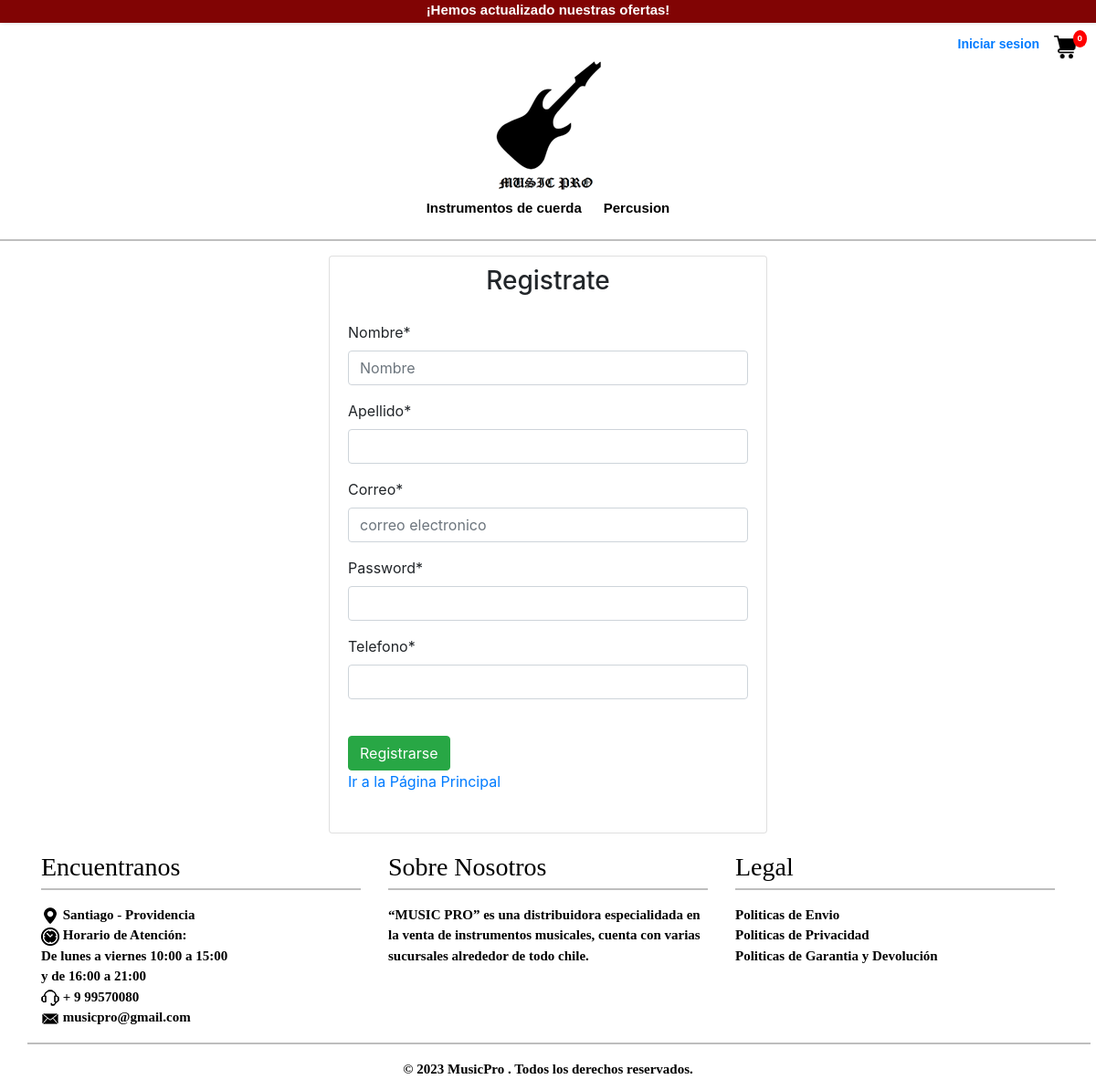
The page /registrate on the database its author committed.
### app/models.py (models this page shows, shortened)
class Categoria(models.Model):
    nombreCategoria = models.CharField(max_length=50,primary_key=True, verbose_name='nombre de la categoria', unique=True)
    descripcion = models.CharField(max_length=255, blank = True)
    slug = models.CharField(max_length=100)
    class Meta:
        verbose_name = 'category'
        verbose_name_plural = 'categories'

### app/views.py (the view, shortened to what this page needs)
# urls.py: path('registrate', RegistroCli, name="RegistroCli"),
def RegistroCli (request):
    if request.method == 'GET':
       data = { 'form' : RegistroClie()}
       return render(request, 'registration/registroCli.html',data)
    return render(request, 'registration/registroCli.html',data)

### app/forms.py
class RegistroClie(forms.ModelForm):
    class Meta:
        model = User
        fields =  ['username','apellido','email','password','telefono']
        widgets = {
            'email': forms.EmailInput(
            attrs={
                'class': 'form-control',
                'placeholder': 'correo electronico',
            }
            ),
              'username': forms.TextInput(
            attrs={
                'class': 'form-control',
                'placeholder': 'Nombre',
            }
            ),
            'password': forms.PasswordInput()
        }

### app/context_processors.py (called while the page is built)
def categorias(request):
    categorias = Categoria.objects.all()
    return {'categorias': categorias}

### carts/context_processors.py (called while the page is built)
def counter(request):
    cart_count = 0
    try:
        cart = Cart.objects.filter(cart_id=_cart_id(request))
        cart_items = CartItem.objects.all().filter(cart=cart[:1])
        for cart_item in cart_items:
            cart_count += cart_item.quantity
    except Cart.DoesNotExist:
        cart_count = 0
    return dict(cart_count=cart_count)

### carts/views.py (called while the page is built)
def _cart_id(request):
    cart = request.session.session_key
    if not cart:
        cart= request.session.create()
    return cart

### app/templates/registration/registroCli.html (shortened to what this page needs)
{% extends 'app/base.html' %}
{% load static %}
{% block contenido %}
{% load crispy_forms_tags %}
<div class="container">
  <div class="d-flex justify-content-center">
    <div class="card" style="width: 30rem;">
      <h3 style="text-align:center; margin-top:10px;">Registrate</h3>
      <div class="card-body">
        <form action="" method="post" id="formulario">
          <div class="form-group">
            {{ form|crispy }}
          </div>
          <br>
          <input type="submit" value="Registrarse" class="btn btn-success" id="enviar">
          <br>
          <a href="{%url 'home'%}">Ir a la Página Principal</a>
          <br>
          <br>
        </form>
      </div>
    </div>
  </div>
</div>
{% endblock %}

### app/templates/app/base.html (shortened to what this page needs)
<!DOCTYPE html>
<html lang="es">
<head>
    <link rel="stylesheet" href="https://cdn.jsdelivr.net/bxslider/4.2.12/jquery.bxslider.css">
    <link href="https://cdn.jsdelivr.net/npm/bootstrap@5.0.2/dist/css/bootstrap.min.css" rel="stylesheet"
>
    <link rel="stylesheet" href="https://stackpath.bootstrapcdn.com/bootstrap/4.5.2/css/bootstrap.min.css">
    {% load static %}
    <link rel="stylesheet" href="{% static 'css/estilos.css' %}">
</head>
<body>
    <header>
        <div class="contenedor-anuncio">
            ¡Hemos actualizado nuestras ofertas!
        </div>
        <div class="sesion mt-60">
            {% if user.is_authenticated %}
            <li>
                Bienvenido/a: <a href="#">{{user.email}}</a>
                &nbsp;
                <a href="{% url 'logout' %}">Cerrar Sesion </a>
                {% if user.is_staff %}
                &nbsp;
                <a href="{%url 'adminView' %}">Panel de Admin</a>
                {% endif %}
            </li>
            {% else %}
            <li>
                <a href="{% url 'loginCli' %}">Iniciar sesion </a>
            </li>
            {% endif %}
            <div id="cart" class="cart-icon">
                <a href="{% url 'cart' %}"><img src="{% static 'img/icons/carrito.png' %}" alt="Carrito"></a>
                <div id="cart-quantity">{{ cart_count }}</div>
            </div>
        </div>
        <div class="contenedor-logo">
            <a href="{%url 'home' %}">
                <img href class="logo" src="{% static 'img/logo.png' %}" alt="logo"></a>
        </div>
        <ul class="nav nav-pills nav-justified mb-3 mx-5" id="ex1" role="tablist">
            {% for ve in categorias %}
            <li> <a href="{% url 'store' ve.slug %}"> {{ve.nombreCategoria}}</a></li>
            {% endfor %}
        </ul>
        <hr>
    </header>
    <div class="contenido">
        {% block contenido %}
        {% endblock %}
    </div>
    <footer>
        <div class="container">
            <div class="row">
                <div class="col-md-4 footer-col">
                    <h3>Encuentranos</h3>
                    <hr>
                    <ul class="list-inline">
                        <li>
                            <img src="{% static 'img/icons/ubicacion.png' %}" class="img-fluid">
                            Santiago - Providencia
                        </li>
                        <li>
                            <img src="{% static 'img/icons/horario.png' %}" class="img-fluid">
                            Horario de Atención: <br>De lunes a viernes
                            10:00 a 15:00 <br> y de 16:00 a 21:00
                        </li>
                        <li>
                            <img src="{% static 'img/icons/atencion.png' %}" class="img-fluid">
                            + 9 99570080
                        </li>
                        <li>
                            <img src="{% static 'img/icons/correo.png' %}" class="img-fluid">
                            <a target="_self" href="#">musicpro@gmail.com</a>
                        </li>
                    </ul>
                </div>
                <div class="col-md-4 footer-col">
                    <h3>Sobre Nosotros</h3>
                    <hr>
                    <ul class="list-inline">
                        <li>
                            “MUSIC PRO” es una distribuidora especialidada en la venta de instrumentos musicales, cuenta
                            con
                            varias sucursales alrededor de todo chile.
                        </li>
                    </ul>
                </div>
                <div class="col-md-4 footer-col">
                    <h3>Legal</h3>
                    <hr>
                    <ul class="list-inline">
                        <li>
                            <a target="_self" href="#">Politicas de Envio</a>
                        </li>
                        <li>
                            <a target="_self" href="#">Politicas de Privacidad</a>
                        </li>
                        <li>
                            <a target="_self" href="#"> Politicas de Garantia y Devolución</a>
                        </li>
                    </ul>
                </div>
                <hr>
            </div>
        </div>
        <div class="container">
            <div class="row">
                <div class="col-md-12 footer-col">
                    <div class="footer2">
                        © 2023 MusicPro . Todos los derechos reservados.
                    </div>
                </div>
            </div>
        </div>
    </footer>
</body>
</html>

### app/static/css/estilos.css (style rules this page uses)
* { margin: 0; padding: 0; }
body { background-color: white; }
label:after { content: "" !important; }
header { width: 100%; background-color: #fff; font-family: Arial, Helvetica, sans-serif; font-weight: bold; font-size: 15px; color: #000; }
.sesion { font-size: 14px; display: flex; justify-content: flex-end; margin: 0px; margin-left: 50px; list-style: none; margin-right: 20px; }
.sesion li { margin-left: 150px; }
ul, ol { list-style: none; }
.nav { display: flex; justify-content: center; }
.nav>li { float: left; }
.nav li a { color: #000; text-decoration: none; padding: 6px 12px; display: block; }
#cart { position: relative; display: inline-block; margin-left: 15px; }
#cart img { height: 27px; width: 27px; }
#cart-quantity { position: absolute; top: -5px; right: -10px; background: red; color: white; padding: 2px 5px; border-radius: 50%; font-size: 0.7em; }
.mt-60 { margin-top: 13px; }
.contenedor-anuncio { background-color: #810404; color: white; width: 100%; height: 25px; text-align: center; box-shadow: 2px 0px 4px rgba(0, 0, 0, 0.2); }
.contenedor-logo { text-align: center; }
.contenido { background-color: #fff; width: 90%; margin: auto; }
footer { color: black; width: 100%; margin: auto; font-family: Comic Sans MS; font-weight: bold; font-size: 15px; margin-bottom: 0px; margin-top: 20px; }
footer h3 { margin-bottom: 10px; margin: auto; margin-bottom: -10px; font-family: Comic Sans MS; }
footer a:link { color: black; text-decoration: none; }
.footer2 { margin: auto; width: 100%; display: flex; justify-content: center; }

### rows shown on the page
Categoria: nombreCategoria "Instrumentos de cuerda"
Categoria: nombreCategoria "Percusion"

### other values the page prints
{{ cart_count }} "0"
